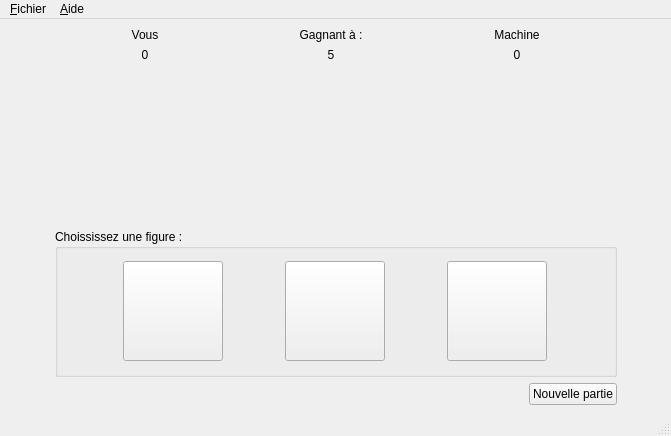
<?xml version="1.0" encoding="UTF-8"?>
<ui version="4.0">
 <class>MainWindow</class>
 <widget class="QMainWindow" name="MainWindow">
  <property name="geometry">
   <rect>
    <x>0</x>
    <y>0</y>
    <width>671</width>
    <height>436</height>
   </rect>
  </property>
  <property name="minimumSize">
   <size>
    <width>530</width>
    <height>410</height>
   </size>
  </property>
  <property name="windowTitle">
   <string>MainWindow</string>
  </property>
  <widget class="QWidget" name="centralwidget">
   <layout class="QHBoxLayout" name="horizontalLayout_8">
    <item>
     <spacer name="horizontalSpacer_8">
      <property name="orientation">
       <enum>Qt::Horizontal</enum>
      </property>
      <property name="sizeHint" stdset="0">
       <size>
        <width>40</width>
        <height>20</height>
       </size>
      </property>
     </spacer>
    </item>
    <item>
     <layout class="QVBoxLayout" name="layoutSecondaire">
      <item>
       <layout class="QGridLayout" name="layoutTop">
        <property name="topMargin">
         <number>0</number>
        </property>
        <property name="rightMargin">
         <number>10</number>
        </property>
        <property name="bottomMargin">
         <number>20</number>
        </property>
        <item row="1" column="0">
         <layout class="QHBoxLayout" name="horizontalLayout_3">
          <item>
           <spacer name="horizontalSpacer">
            <property name="orientation">
             <enum>Qt::Horizontal</enum>
            </property>
            <property name="sizeHint" stdset="0">
             <size>
              <width>40</width>
              <height>20</height>
             </size>
            </property>
           </spacer>
          </item>
          <item>
           <widget class="QLabel" name="iconVous">
            <property name="sizePolicy">
             <sizepolicy hsizetype="Fixed" vsizetype="Fixed">
              <horstretch>10</horstretch>
              <verstretch>10</verstretch>
             </sizepolicy>
            </property>
            <property name="minimumSize">
             <size>
              <width>100</width>
              <height>100</height>
             </size>
            </property>
            <property name="maximumSize">
             <size>
              <width>100</width>
              <height>100</height>
             </size>
            </property>
            <property name="text">
             <string/>
            </property>
            <property name="pixmap">
             <pixmap resource="ressourcesChifoumi.qrc">:/chifoumi/images/ciseau.gif</pixmap>
            </property>
            <property name="scaledContents">
             <bool>true</bool>
            </property>
            <property name="alignment">
             <set>Qt::AlignCenter</set>
            </property>
           </widget>
          </item>
          <item>
           <spacer name="horizontalSpacer_2">
            <property name="orientation">
             <enum>Qt::Horizontal</enum>
            </property>
            <property name="sizeHint" stdset="0">
             <size>
              <width>40</width>
              <height>20</height>
             </size>
            </property>
           </spacer>
          </item>
         </layout>
        </item>
        <item row="0" column="0">
         <layout class="QVBoxLayout" name="verticalLayout_5">
          <property name="topMargin">
           <number>0</number>
          </property>
          <item>
           <widget class="QLabel" name="labelVous">
            <property name="text">
             <string>Vous</string>
            </property>
            <property name="alignment">
             <set>Qt::AlignCenter</set>
            </property>
           </widget>
          </item>
          <item>
           <widget class="QLabel" name="labelScoreVous">
            <property name="text">
             <string>0</string>
            </property>
            <property name="alignment">
             <set>Qt::AlignCenter</set>
            </property>
           </widget>
          </item>
         </layout>
        </item>
        <item row="1" column="3">
         <layout class="QHBoxLayout" name="horizontalLayout_4">
          <item>
           <spacer name="horizontalSpacer_4">
            <property name="orientation">
             <enum>Qt::Horizontal</enum>
            </property>
            <property name="sizeHint" stdset="0">
             <size>
              <width>40</width>
              <height>20</height>
             </size>
            </property>
           </spacer>
          </item>
          <item>
           <widget class="QLabel" name="iconMachine">
            <property name="sizePolicy">
             <sizepolicy hsizetype="Fixed" vsizetype="Fixed">
              <horstretch>10</horstretch>
              <verstretch>10</verstretch>
             </sizepolicy>
            </property>
            <property name="minimumSize">
             <size>
              <width>100</width>
              <height>100</height>
             </size>
            </property>
            <property name="maximumSize">
             <size>
              <width>100</width>
              <height>100</height>
             </size>
            </property>
            <property name="text">
             <string/>
            </property>
            <property name="pixmap">
             <pixmap resource="ressourcesChifoumi.qrc">:/chifoumi/images/pierre.gif</pixmap>
            </property>
            <property name="scaledContents">
             <bool>true</bool>
            </property>
            <property name="alignment">
             <set>Qt::AlignCenter</set>
            </property>
           </widget>
          </item>
          <item>
           <spacer name="horizontalSpacer_5">
            <property name="orientation">
             <enum>Qt::Horizontal</enum>
            </property>
            <property name="sizeHint" stdset="0">
             <size>
              <width>40</width>
              <height>20</height>
             </size>
            </property>
           </spacer>
          </item>
         </layout>
        </item>
        <item row="0" column="3">
         <layout class="QVBoxLayout" name="verticalLayout_7">
          <item>
           <widget class="QLabel" name="labelMachine">
            <property name="text">
             <string>Machine</string>
            </property>
            <property name="alignment">
             <set>Qt::AlignCenter</set>
            </property>
           </widget>
          </item>
          <item>
           <widget class="QLabel" name="labelScoreMachine">
            <property name="text">
             <string>0</string>
            </property>
            <property name="alignment">
             <set>Qt::AlignCenter</set>
            </property>
           </widget>
          </item>
         </layout>
        </item>
        <item row="0" column="1">
         <layout class="QVBoxLayout" name="verticalLayout_2">
          <item>
           <widget class="QLabel" name="gagnantALabel">
            <property name="text">
             <string>Gagnant à :</string>
            </property>
            <property name="alignment">
             <set>Qt::AlignCenter</set>
            </property>
           </widget>
          </item>
          <item>
           <widget class="QLabel" name="labelNbPointRequis">
            <property name="text">
             <string>5</string>
            </property>
            <property name="alignment">
             <set>Qt::AlignCenter</set>
            </property>
           </widget>
          </item>
         </layout>
        </item>
        <item row="1" column="1">
         <layout class="QVBoxLayout" name="verticalLayout_4">
          <property name="bottomMargin">
           <number>0</number>
          </property>
          <item>
           <layout class="QHBoxLayout" name="horizontalLayout_5">
            <property name="rightMargin">
             <number>0</number>
            </property>
            <item>
             <spacer name="horizontalSpacer_6">
              <property name="orientation">
               <enum>Qt::Horizontal</enum>
              </property>
              <property name="sizeHint" stdset="0">
               <size>
                <width>40</width>
                <height>20</height>
               </size>
              </property>
             </spacer>
            </item>
            <item>
             <widget class="QLabel" name="iconVS">
              <property name="minimumSize">
               <size>
                <width>100</width>
                <height>100</height>
               </size>
              </property>
              <property name="maximumSize">
               <size>
                <width>100</width>
                <height>100</height>
               </size>
              </property>
              <property name="text">
               <string/>
              </property>
              <property name="pixmap">
               <pixmap resource="ressourcesChifoumi.qrc">:/chifoumi/images/versus.gif</pixmap>
              </property>
              <property name="alignment">
               <set>Qt::AlignCenter</set>
              </property>
             </widget>
            </item>
            <item>
             <spacer name="horizontalSpacer_7">
              <property name="orientation">
               <enum>Qt::Horizontal</enum>
              </property>
              <property name="sizeHint" stdset="0">
               <size>
                <width>40</width>
                <height>20</height>
               </size>
              </property>
             </spacer>
            </item>
           </layout>
          </item>
         </layout>
        </item>
       </layout>
      </item>
      <item>
       <spacer name="verticalSpacer">
        <property name="orientation">
         <enum>Qt::Vertical</enum>
        </property>
        <property name="sizeHint" stdset="0">
         <size>
          <width>20</width>
          <height>40</height>
         </size>
        </property>
       </spacer>
      </item>
      <item>
       <layout class="QVBoxLayout" name="layoutBottom">
        <item>
         <widget class="QGroupBox" name="boxCoups">
          <property name="minimumSize">
           <size>
            <width>319</width>
            <height>148</height>
           </size>
          </property>
          <property name="title">
           <string>Choississez une figure :</string>
          </property>
          <layout class="QHBoxLayout" name="horizontalLayout_7">
           <item>
            <widget class="QPushButton" name="iconPierre">
             <property name="sizePolicy">
              <sizepolicy hsizetype="Fixed" vsizetype="Fixed">
               <horstretch>100</horstretch>
               <verstretch>100</verstretch>
              </sizepolicy>
             </property>
             <property name="minimumSize">
              <size>
               <width>100</width>
               <height>100</height>
              </size>
             </property>
             <property name="maximumSize">
              <size>
               <width>100</width>
               <height>100</height>
              </size>
             </property>
             <property name="baseSize">
              <size>
               <width>0</width>
               <height>0</height>
              </size>
             </property>
             <property name="text">
              <string/>
             </property>
             <property name="icon">
              <iconset resource="ressourcesChifoumi.qrc">
               <normaloff>:/chifoumi/images/pierre_115.png</normaloff>:/chifoumi/images/pierre_115.png</iconset>
             </property>
             <property name="iconSize">
              <size>
               <width>100</width>
               <height>100</height>
              </size>
             </property>
            </widget>
           </item>
           <item>
            <widget class="QPushButton" name="iconFeuille">
             <property name="sizePolicy">
              <sizepolicy hsizetype="Fixed" vsizetype="Fixed">
               <horstretch>10</horstretch>
               <verstretch>10</verstretch>
              </sizepolicy>
             </property>
             <property name="minimumSize">
              <size>
               <width>100</width>
               <height>100</height>
              </size>
             </property>
             <property name="maximumSize">
              <size>
               <width>100</width>
               <height>100</height>
              </size>
             </property>
             <property name="text">
              <string/>
             </property>
             <property name="icon">
              <iconset resource="ressourcesChifoumi.qrc">
               <normaloff>:/chifoumi/images/papier_115.png</normaloff>:/chifoumi/images/papier_115.png</iconset>
             </property>
             <property name="iconSize">
              <size>
               <width>100</width>
               <height>100</height>
              </size>
             </property>
            </widget>
           </item>
           <item>
            <widget class="QPushButton" name="iconCiseau">
             <property name="sizePolicy">
              <sizepolicy hsizetype="Fixed" vsizetype="Fixed">
               <horstretch>10</horstretch>
               <verstretch>10</verstretch>
              </sizepolicy>
             </property>
             <property name="minimumSize">
              <size>
               <width>100</width>
               <height>100</height>
              </size>
             </property>
             <property name="maximumSize">
              <size>
               <width>100</width>
               <height>100</height>
              </size>
             </property>
             <property name="text">
              <string/>
             </property>
             <property name="icon">
              <iconset resource="ressourcesChifoumi.qrc">
               <normaloff>:/chifoumi/images/ciseau_115.png</normaloff>:/chifoumi/images/ciseau_115.png</iconset>
             </property>
             <property name="iconSize">
              <size>
               <width>100</width>
               <height>100</height>
              </size>
             </property>
            </widget>
           </item>
          </layout>
         </widget>
        </item>
        <item>
         <layout class="QHBoxLayout" name="horizontalLayout_2">
          <item>
           <layout class="QHBoxLayout" name="horizontalLayout"/>
          </item>
          <item>
           <spacer name="horizontalSpacer_3">
            <property name="orientation">
             <enum>Qt::Horizontal</enum>
            </property>
            <property name="sizeHint" stdset="0">
             <size>
              <width>40</width>
              <height>20</height>
             </size>
            </property>
           </spacer>
          </item>
          <item>
           <widget class="QPushButton" name="NvllPartie">
            <property name="text">
             <string>Nouvelle partie</string>
            </property>
           </widget>
          </item>
         </layout>
        </item>
       </layout>
      </item>
     </layout>
    </item>
    <item>
     <spacer name="horizontalSpacer_9">
      <property name="orientation">
       <enum>Qt::Horizontal</enum>
      </property>
      <property name="sizeHint" stdset="0">
       <size>
        <width>40</width>
        <height>20</height>
       </size>
      </property>
     </spacer>
    </item>
   </layout>
  </widget>
  <widget class="QMenuBar" name="menubar">
   <property name="geometry">
    <rect>
     <x>0</x>
     <y>0</y>
     <width>671</width>
     <height>21</height>
    </rect>
   </property>
   <widget class="QMenu" name="menuFichier">
    <property name="title">
     <string>&amp;Fichier</string>
    </property>
    <addaction name="actionQuitter"/>
   </widget>
   <widget class="QMenu" name="menuAide">
    <property name="title">
     <string>&amp;Aide</string>
    </property>
    <addaction name="actionA_propos_de"/>
   </widget>
   <addaction name="menuFichier"/>
   <addaction name="menuAide"/>
  </widget>
  <widget class="QStatusBar" name="statusbar"/>
  <action name="actionQuitter">
   <property name="text">
    <string>Quitter</string>
   </property>
   <property name="shortcut">
    <string>Alt+F3</string>
   </property>
  </action>
  <action name="actionA_propos_de">
   <property name="text">
    <string>A propos de...</string>
   </property>
   <property name="shortcut">
    <string>F1</string>
   </property>
  </action>
 </widget>
 <resources>
  <include location="ressourcesChifoumi.qrc"/>
 </resources>
 <connections/>
</ui>
